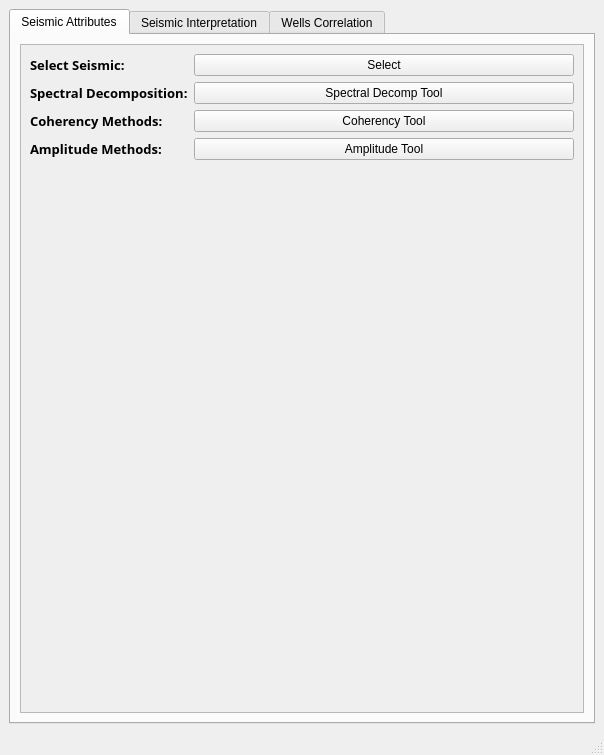
<?xml version="1.0" encoding="UTF-8"?>
<ui version="4.0">
 <class>Interpretation_Main</class>
 <widget class="QMainWindow" name="Interpretation_Main">
  <property name="geometry">
   <rect>
    <x>0</x>
    <y>0</y>
    <width>604</width>
    <height>755</height>
   </rect>
  </property>
  <property name="windowTitle">
   <string>Interpretation Wizard</string>
  </property>
  <widget class="QWidget" name="centralwidget">
   <layout class="QVBoxLayout" name="verticalLayout">
    <item>
     <widget class="QTabWidget" name="Interpretation_tabWidget">
      <property name="font">
       <font>
        <pointsize>9</pointsize>
       </font>
      </property>
      <property name="currentIndex">
       <number>0</number>
      </property>
      <widget class="QWidget" name="SeisAttributes_Tab">
       <attribute name="title">
        <string>Seismic Attributes</string>
       </attribute>
       <layout class="QVBoxLayout" name="verticalLayout_2">
        <item>
         <widget class="QScrollArea" name="scrollArea">
          <property name="widgetResizable">
           <bool>true</bool>
          </property>
          <widget class="QWidget" name="scrollAreaWidgetContents">
           <property name="geometry">
            <rect>
             <x>0</x>
             <y>0</y>
             <width>552</width>
             <height>627</height>
            </rect>
           </property>
           <layout class="QFormLayout" name="formLayout">
            <item row="0" column="0">
             <widget class="QLabel" name="label">
              <property name="font">
               <font>
                <family>Arial Black</family>
                <pointsize>10</pointsize>
                <weight>75</weight>
                <bold>true</bold>
               </font>
              </property>
              <property name="text">
               <string>Select Seismic:</string>
              </property>
             </widget>
            </item>
            <item row="0" column="1">
             <widget class="QPushButton" name="SeisIntSelectWinDataButton">
              <property name="text">
               <string>Select</string>
              </property>
             </widget>
            </item>
            <item row="1" column="0">
             <widget class="QLabel" name="label_2">
              <property name="font">
               <font>
                <family>Arial Black</family>
                <pointsize>10</pointsize>
                <weight>75</weight>
                <bold>true</bold>
               </font>
              </property>
              <property name="text">
               <string>Spectral Decomposition:</string>
              </property>
             </widget>
            </item>
            <item row="1" column="1">
             <widget class="QPushButton" name="SeisIntSpecDecomToolButton">
              <property name="text">
               <string>Spectral Decomp Tool</string>
              </property>
             </widget>
            </item>
            <item row="2" column="0">
             <widget class="QLabel" name="label_3">
              <property name="font">
               <font>
                <family>Arial Black</family>
                <pointsize>10</pointsize>
                <weight>75</weight>
                <bold>true</bold>
               </font>
              </property>
              <property name="text">
               <string>Coherency Methods:</string>
              </property>
             </widget>
            </item>
            <item row="2" column="1">
             <widget class="QPushButton" name="SeisIntCoherencyToolButton">
              <property name="text">
               <string>Coherency Tool</string>
              </property>
             </widget>
            </item>
            <item row="3" column="0">
             <widget class="QLabel" name="label_4">
              <property name="font">
               <font>
                <family>Arial Black</family>
                <pointsize>10</pointsize>
                <weight>75</weight>
                <bold>true</bold>
               </font>
              </property>
              <property name="text">
               <string>Amplitude Methods:</string>
              </property>
             </widget>
            </item>
            <item row="3" column="1">
             <widget class="QPushButton" name="SeisIntAmpliudeToolButton">
              <property name="text">
               <string>Amplitude Tool</string>
              </property>
             </widget>
            </item>
           </layout>
          </widget>
         </widget>
        </item>
       </layout>
      </widget>
      <widget class="QWidget" name="SeisInterpretation_Tab">
       <attribute name="title">
        <string>Seismic Interpretation</string>
       </attribute>
      </widget>
      <widget class="QWidget" name="WellCorrelationTab">
       <attribute name="title">
        <string>Wells Correlation</string>
       </attribute>
      </widget>
     </widget>
    </item>
   </layout>
  </widget>
  <widget class="QMenuBar" name="menubar">
   <property name="geometry">
    <rect>
     <x>0</x>
     <y>0</y>
     <width>604</width>
     <height>26</height>
    </rect>
   </property>
  </widget>
  <widget class="QStatusBar" name="statusbar"/>
 </widget>
 <resources/>
 <connections/>
</ui>
